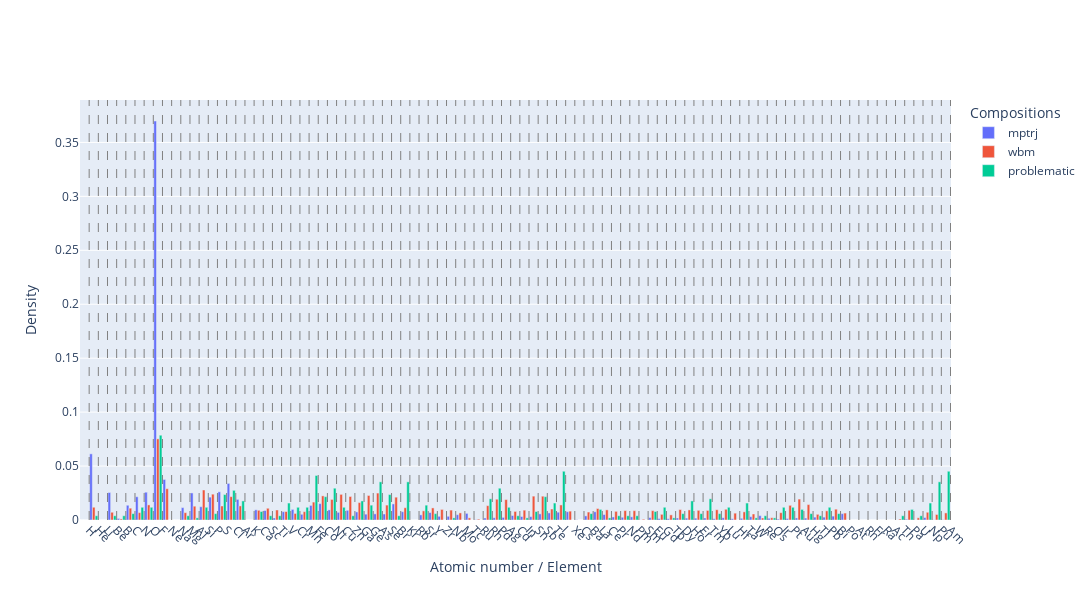

Source (notebook cell):
### Code cell
import numpy as np
import plotly.graph_objects as go


def composition_to_idxs(composition: np.ndarray):
    return np.repeat(np.arange(len(composition)), composition)


def plot_compositions(
    compositions: list[tuple[str, np.ndarray]],
    element_labels=None,
    max_atomic_number: int | None = None,
):
    fig = go.Figure()

    if max_atomic_number is None:
        max_atomic_number = max(len(comp[0]) for _, comp in compositions)

    for name, composition in compositions:
        atomic_numbers_flat = np.concatenate(
            [composition_to_idxs(composition[i]) for i in trange(len(composition))],
            axis=0,
        )
        print(atomic_numbers_flat.shape)

        hist_data = np.histogram(
            atomic_numbers_flat,
            bins=np.arange(max_atomic_number + 1) - 0.5,
            density=True,
        )

        fig.add_trace(
            go.Bar(
                x=hist_data[1][:-1],
                y=hist_data[0],
                name=name,
            )
        )

    # Add vertical lines to separate elements
    for i in range(max_atomic_number):
        fig.add_vline(x=i, line_width=1, line_dash="dash", line_color="gray")

    # Customize x-axis ticks and labels
    if element_labels:
        fig.update_layout(
            xaxis=dict(
                tickmode="array",
                tickvals=list(range(max_atomic_number)),
                ticktext=element_labels[:max_atomic_number],
                tickangle=45,
            )
        )

    fig.update_layout(
        xaxis_title="Atomic number / Element",
        yaxis_title="Density",
        barmode="group",
        legend_title="Compositions",
        width=1200,
        height=600,
        bargap=0.1,
        bargroupgap=0.05,
    )

    fig.show()


# Get element symbols from the package `pymatgen`
from pymatgen.core import Element

element_labels = [Element.from_Z(i).symbol for i in range(1, 119)]


plot_compositions(
    [
        ("mptrj", mptrj["composition"]),
        ("wbm", wbm["composition"]),
        ("problematic", problematic_compositions),
    ],
    element_labels=element_labels,
    max_atomic_number=95,
)

### Figure 1 — Plotly figure (JSON) as saved in the notebook; plotly's stock layout.template omitted (floating-point values rounded to 4 significant figures)
{"data": [{"name": "mptrj", "type": "bar", "x": [-0.5, 0.5, 1.5, 2.5, 3.5, 4.5, 5.5, 6.5, 7.5, 8.5, 9.5, 10.5, 11.5, 12.5, 13.5, 14.5, 15.5, 16.5, 17.5, 18.5, 19.5, 20.5, 21.5, 22.5, 23.5, 24.5, 25.5, 26.5, 27.5, 28.5, 29.5, 30.5, 31.5, 32.5, 33.5, 34.5, 35.5, 36.5, 37.5, 38.5, 39.5, 40.5, 41.5, 42.5, 43.5, 44.5, 45.5, 46.5, 47.5, 48.5, 49.5, 50.5, 51.5, 52.5, 53.5, 54.5, 55.5, 56.5, 57.5, 58.5, 59.5, 60.5, 61.5, 62.5, 63.5, 64.5, 65.5, 66.5, 67.5, 68.5, 69.5, 70.5, 71.5, 72.5, 73.5, 74.5, 75.5, 76.5, 77.5, 78.5, 79.5, 80.5, 81.5, 82.5, 83.5, 84.5, 85.5, 86.5, 87.5, 88.5, 89.5, 90.5, 91.5, 92.5, 93.5], "y": [0, 0.06132, 7.993e-06, 0.02549, 0.00145, 0.01367, 0.02155, 0.02577, 0.3698, 0.03759, 1.42e-07, 0.01147, 0.02508, 0.01232, 0.0212, 0.0261, 0.0339, 0.01911, 3.854e-07, 0.009444, 0.008777, 0.001868, 0.007701, 0.009817, 0.005299, 0.01352, 0.01517, 0.009383, 0.007081, 0.008989, 0.007498, 0.005412, 0.005692, 0.005564, 0.01491, 0.007686, 2.268e-05, 0.004753, 0.006898, 0.003444, 0.003452, 0.004926, 0.006143, 0.0003336, 0.001842, 0.002078, 0.002417, 0.004164, 0.003228, 0.00312, 0.005686, 0.006598, 0.007227, 0.007678, 0.0002572, 0.003812, 0.007652, 0.005063, 0.002817, 0.002527, 0.002929, 0.0001237, 0.002223, 0.001338, 0.001176, 0.001872, 0.001741, 0.00171, 0.001858, 0.001196, 0.002102, 0.001147, 0.001574, 0.003093, 0.00404, 0.001617, 0.000871, 0.001414, 0.00189, 0.001791, 0.002667, 0.00267, 0.003615, 0.005877, 0, 0, 0, 0, 0, 6.512e-05, 0.0007282, 6.134e-05, 0.002243, 0.0002333, 0.0003215]}, {"name": "wbm", "type": "bar", "x": [-0.5, 0.5, 1.5, 2.5, 3.5, 4.5, 5.5, 6.5, 7.5, 8.5, 9.5, 10.5, 11.5, 12.5, 13.5, 14.5, 15.5, 16.5, 17.5, 18.5, 19.5, 20.5, 21.5, 22.5, 23.5, 24.5, 25.5, 26.5, 27.5, 28.5, 29.5, 30.5, 31.5, 32.5, 33.5, 34.5, 35.5, 36.5, 37.5, 38.5, 39.5, 40.5, 41.5, 42.5, 43.5, 44.5, 45.5, 46.5, 47.5, 48.5, 49.5, 50.5, 51.5, 52.5, 53.5, 54.5, 55.5, 56.5, 57.5, 58.5, 59.5, 60.5, 61.5, 62.5, 63.5, 64.5, 65.5, 66.5, 67.5, 68.5, 69.5, 70.5, 71.5, 72.5, 73.5, 74.5, 75.5, 76.5, 77.5, 78.5, 79.5, 80.5, 81.5, 82.5, 83.5, 84.5, 85.5, 86.5, 87.5, 88.5, 89.5, 90.5, 91.5, 92.5, 93.5], "y": [0, 0.01183, 0, 0.007178, 0.0009974, 0.01096, 0.006859, 0.014, 0.07523, 0.02899, 0, 0.006806, 0.01279, 0.02782, 0.02394, 0.013, 0.02167, 0.01307, 0, 0.009002, 0.01088, 0.009294, 0.007863, 0.006071, 0.00772, 0.01662, 0.02235, 0.01907, 0.02377, 0.0218, 0.01613, 0.02274, 0.02497, 0.01383, 0.02116, 0.01139, 0, 0.008467, 0.0112, 0.009801, 0.009192, 0.006582, 0.001977, 0.0008204, 0.01328, 0.01929, 0.01894, 0.007963, 0.009112, 0.02212, 0.02206, 0.01018, 0.01396, 0.008218, 1.003e-06, 0.007373, 0.01062, 0.009388, 0.008025, 0.008713, 0.008637, 0.0007332, 0.008637, 0.005257, 0.004745, 0.009643, 0.009346, 0.008963, 0.00888, 0.009519, 0.009953, 0.006344, 0.007563, 0.005594, 0.001886, 0.002096, 0.006795, 0.0136, 0.01938, 0.01429, 0.005269, 0.008511, 0.01003, 0.00643, 0, 0, 0, 0, 0, 0.0009342, 0.008999, 0.002031, 0.007172, 0.005103, 0.006578]}, {"name": "problematic", "type": "bar", "x": [-0.5, 0.5, 1.5, 2.5, 3.5, 4.5, 5.5, 6.5, 7.5, 8.5, 9.5, 10.5, 11.5, 12.5, 13.5, 14.5, 15.5, 16.5, 17.5, 18.5, 19.5, 20.5, 21.5, 22.5, 23.5, 24.5, 25.5, 26.5, 27.5, 28.5, 29.5, 30.5, 31.5, 32.5, 33.5, 34.5, 35.5, 36.5, 37.5, 38.5, 39.5, 40.5, 41.5, 42.5, 43.5, 44.5, 45.5, 46.5, 47.5, 48.5, 49.5, 50.5, 51.5, 52.5, 53.5, 54.5, 55.5, 56.5, 57.5, 58.5, 59.5, 60.5, 61.5, 62.5, 63.5, 64.5, 65.5, 66.5, 67.5, 68.5, 69.5, 70.5, 71.5, 72.5, 73.5, 74.5, 75.5, 76.5, 77.5, 78.5, 79.5, 80.5, 81.5, 82.5, 83.5, 84.5, 85.5, 86.5, 87.5, 88.5, 89.5, 90.5, 91.5, 92.5, 93.5], "y": [0, 0.003929, 0, 0.003929, 0.003929, 0.005894, 0.01179, 0.01179, 0.07859, 0, 0, 0.003929, 0.001965, 0.01179, 0.005894, 0.02358, 0.0275, 0.01768, 0, 0.007859, 0.003929, 0.003929, 0.01572, 0.01179, 0.01179, 0.04126, 0.02161, 0.02947, 0.01179, 0.003929, 0.01768, 0.01375, 0.03536, 0.02358, 0.003929, 0.03536, 0, 0.01375, 0.005894, 0, 0.001965, 0, 0, 0, 0.01965, 0.02947, 0.01179, 0.003929, 0.001965, 0.007859, 0.02161, 0.01572, 0.04519, 0, 0, 0.005894, 0.009823, 0.001965, 0.003929, 0.003929, 0.003929, 0, 0.007859, 0.01179, 0.001965, 0.005894, 0.01768, 0.005894, 0.01965, 0.005894, 0.01179, 0, 0.01572, 0.001965, 0.003929, 0.001965, 0.01179, 0.01179, 0.009823, 0.005894, 0.003929, 0.01179, 0.005894, 0, 0, 0, 0, 0, 0, 0.003929, 0.009823, 0.003929, 0.01572, 0.03536, 0.04519]}], "layout": {"bargap": 0.1, "bargroupgap": 0.05, "barmode": "group", "height": 600, "legend": {"title": {"text": "Compositions"}}, "shapes": [{"line": {"color": "gray", "dash": "dash", "width": 1}, "type": "line", "x0": 0, "x1": 0, "xref": "x", "y0": 0, "y1": 1, "yref": "y domain"}, {"line": {"color": "gray", "dash": "dash", "width": 1}, "type": "line", "x0": 1, "x1": 1, "xref": "x", "y0": 0, "y1": 1, "yref": "y domain"}, {"line": {"color": "gray", "dash": "dash", "width": 1}, "type": "line", "x0": 2, "x1": 2, "xref": "x", "y0": 0, "y1": 1, "yref": "y domain"}, {"line": {"color": "gray", "dash": "dash", "width": 1}, "type": "line", "x0": 3, "x1": 3, "xref": "x", "y0": 0, "y1": 1, "yref": "y domain"}, {"line": {"color": "gray", "dash": "dash", "width": 1}, "type": "line", "x0": 4, "x1": 4, "xref": "x", "y0": 0, "y1": 1, "yref": "y domain"}, {"line": {"color": "gray", "dash": "dash", "width": 1}, "type": "line", "x0": 5, "x1": 5, "xref": "x", "y0": 0, "y1": 1, "yref": "y domain"}, {"line": {"color": "gray", "dash": "dash", "width": 1}, "type": "line", "x0": 6, "x1": 6, "xref": "x", "y0": 0, "y1": 1, "yref": "y domain"}, {"line": {"color": "gray", "dash": "dash", "width": 1}, "type": "line", "x0": 7, "x1": 7, "xref": "x", "y0": 0, "y1": 1, "yref": "y domain"}, {"line": {"color": "gray", "dash": "dash", "width": 1}, "type": "line", "x0": 8, "x1": 8, "xref": "x", "y0": 0, "y1": 1, "yref": "y domain"}, {"line": {"color": "gray", "dash": "dash", "width": 1}, "type": "line", "x0": 9, "x1": 9, "xref": "x", "y0": 0, "y1": 1, "yref": "y domain"}, {"line": {"color": "gray", "dash": "dash", "width": 1}, "type": "line", "x0": 10, "x1": 10, "xref": "x", "y0": 0, "y1": 1, "yref": "y domain"}, {"line": {"color": "gray", "dash": "dash", "width": 1}, "type": "line", "x0": 11, "x1": 11, "xref": "x", "y0": 0, "y1": 1, "yref": "y domain"}, {"line": {"color": "gray", "dash": "dash", "width": 1}, "type": "line", "x0": 12, "x1": 12, "xref": "x", "y0": 0, "y1": 1, "yref": "y domain"}, {"line": {"color": "gray", "dash": "dash", "width": 1}, "type": "line", "x0": 13, "x1": 13, "xref": "x", "y0": 0, "y1": 1, "yref": "y domain"}, {"line": {"color": "gray", "dash": "dash", "width": 1}, "type": "line", "x0": 14, "x1": 14, "xref": "x", "y0": 0, "y1": 1, "yref": "y domain"}, {"line": {"color": "gray", "dash": "dash", "width": 1}, "type": "line", "x0": 15, "x1": 15, "xref": "x", "y0": 0, "y1": 1, "yref": "y domain"}, {"line": {"color": "gray", "dash": "dash", "width": 1}, "type": "line", "x0": 16, "x1": 16, "xref": "x", "y0": 0, "y1": 1, "yref": "y domain"}, {"line": {"color": "gray", "dash": "dash", "width": 1}, "type": "line", "x0": 17, "x1": 17, "xref": "x", "y0": 0, "y1": 1, "yref": "y domain"}, {"line": {"color": "gray", "dash": "dash", "width": 1}, "type": "line", "x0": 18, "x1": 18, "xref": "x", "y0": 0, "y1": 1, "yref": "y domain"}, {"line": {"color": "gray", "dash": "dash", "width": 1}, "type": "line", "x0": 19, "x1": 19, "xref": "x", "y0": 0, "y1": 1, "yref": "y domain"}, {"line": {"color": "gray", "dash": "dash", "width": 1}, "type": "line", "x0": 20, "x1": 20, "xref": "x", "y0": 0, "y1": 1, "yref": "y domain"}, {"line": {"color": "gray", "dash": "dash", "width": 1}, "type": "line", "x0": 21, "x1": 21, "xref": "x", "y0": 0, "y1": 1, "yref": "y domain"}, {"line": {"color": "gray", "dash": "dash", "width": 1}, "type": "line", "x0": 22, "x1": 22, "xref": "x", "y0": 0, "y1": 1, "yref": "y domain"}, {"line": {"color": "gray", "dash": "dash", "width": 1}, "type": "line", "x0": 23, "x1": 23, "xref": "x", "y0": 0, "y1": 1, "yref": "y domain"}, {"line": {"color": "gray", "dash": "dash", "width": 1}, "type": "line", "x0": 24, "x1": 24, "xref": "x", "y0": 0, "y1": 1, "yref": "y domain"}, {"line": {"color": "gray", "dash": "dash", "width": 1}, "type": "line", "x0": 25, "x1": 25, "xref": "x", "y0": 0, "y1": 1, "yref": "y domain"}, {"line": {"color": "gray", "dash": "dash", "width": 1}, "type": "line", "x0": 26, "x1": 26, "xref": "x", "y0": 0, "y1": 1, "yref": "y domain"}, {"line": {"color": "gray", "dash": "dash", "width": 1}, "type": "line", "x0": 27, "x1": 27, "xref": "x", "y0": 0, "y1": 1, "yref": "y domain"}, {"line": {"color": "gray", "dash": "dash", "width": 1}, "type": "line", "x0": 28, "x1": 28, "xref": "x", "y0": 0, "y1": 1, "yref": "y domain"}, {"line": {"color": "gray", "dash": "dash", "width": 1}, "type": "line", "x0": 29, "x1": 29, "xref": "x", "y0": 0, "y1": 1, "yref": "y domain"}, {"line": {"color": "gray", "dash": "dash", "width": 1}, "type": "line", "x0": 30, "x1": 30, "xref": "x", "y0": 0, "y1": 1, "yref": "y domain"}, {"line": {"color": "gray", "dash": "dash", "width": 1}, "type": "line", "x0": 31, "x1": 31, "xref": "x", "y0": 0, "y1": 1, "yref": "y domain"}, {"line": {"color": "gray", "dash": "dash", "width": 1}, "type": "line", "x0": 32, "x1": 32, "xref": "x", "y0": 0, "y1": 1, "yref": "y domain"}, {"line": {"color": "gray", "dash": "dash", "width": 1}, "type": "line", "x0": 33, "x1": 33, "xref": "x", "y0": 0, "y1": 1, "yref": "y domain"}, {"line": {"color": "gray", "dash": "dash", "width": 1}, "type": "line", "x0": 34, "x1": 34, "xref": "x", "y0": 0, "y1": 1, "yref": "y domain"}, {"line": {"color": "gray", "dash": "dash", "width": 1}, "type": "line", "x0": 35, "x1": 35, "xref": "x", "y0": 0, "y1": 1, "yref": "y domain"}, {"line": {"color": "gray", "dash": "dash", "width": 1}, "type": "line", "x0": 36, "x1": 36, "xref": "x", "y0": 0, "y1": 1, "yref": "y domain"}, {"line": {"color": "gray", "dash": "dash", "width": 1}, "type": "line", "x0": 37, "x1": 37, "xref": "x", "y0": 0, "y1": 1, "yref": "y domain"}, {"line": {"color": "gray", "dash": "dash", "width": 1}, "type": "line", "x0": 38, "x1": 38, "xref": "x", "y0": 0, "y1": 1, "yref": "y domain"}, {"line": {"color": "gray", "dash": "dash", "width": 1}, "type": "line", "x0": 39, "x1": 39, "xref": "x", "y0": 0, "y1": 1, "yref": "y domain"}, {"line": {"color": "gray", "dash": "dash", "width": 1}, "type": "line", "x0": 40, "x1": 40, "xref": "x", "y0": 0, "y1": 1, "yref": "y domain"}, {"line": {"color": "gray", "dash": "dash", "width": 1}, "type": "line", "x0": 41, "x1": 41, "xref": "x", "y0": 0, "y1": 1, "yref": "y domain"}, {"line": {"color": "gray", "dash": "dash", "width": 1}, "type": "line", "x0": 42, "x1": 42, "xref": "x", "y0": 0, "y1": 1, "yref": "y domain"}, {"line": {"color": "gray", "dash": "dash", "width": 1}, "type": "line", "x0": 43, "x1": 43, "xref": "x", "y0": 0, "y1": 1, "yref": "y domain"}, {"line": {"color": "gray", "dash": "dash", "width": 1}, "type": "line", "x0": 44, "x1": 44, "xref": "x", "y0": 0, "y1": 1, "yref": "y domain"}, {"line": {"color": "gray", "dash": "dash", "width": 1}, "type": "line", "x0": 45, "x1": 45, "xref": "x", "y0": 0, "y1": 1, "yref": "y domain"}, {"line": {"color": "gray", "dash": "dash", "width": 1}, "type": "line", "x0": 46, "x1": 46, "xref": "x", "y0": 0, "y1": 1, "yref": "y domain"}, {"line": {"color": "gray", "dash": "dash", "width": 1}, "type": "line", "x0": 47, "x1": 47, "xref": "x", "y0": 0, "y1": 1, "yref": "y domain"}, {"line": {"color": "gray", "dash": "dash", "width": 1}, "type": "line", "x0": 48, "x1": 48, "xref": "x", "y0": 0, "y1": 1, "yref": "y domain"}, {"line": {"color": "gray", "dash": "dash", "width": 1}, "type": "line", "x0": 49, "x1": 49, "xref": "x", "y0": 0, "y1": 1, "yref": "y domain"}, {"line": {"color": "gray", "dash": "dash", "width": 1}, "type": "line", "x0": 50, "x1": 50, "xref": "x", "y0": 0, "y1": 1, "yref": "y domain"}, {"line": {"color": "gray", "dash": "dash", "width": 1}, "type": "line", "x0": 51, "x1": 51, "xref": "x", "y0": 0, "y1": 1, "yref": "y domain"}, {"line": {"color": "gray", "dash": "dash", "width": 1}, "type": "line", "x0": 52, "x1": 52, "xref": "x", "y0": 0, "y1": 1, "yref": "y domain"}, {"line": {"color": "gray", "dash": "dash", "width": 1}, "type": "line", "x0": 53, "x1": 53, "xref": "x", "y0": 0, "y1": 1, "yref": "y domain"}, {"line": {"color": "gray", "dash": "dash", "width": 1}, "type": "line", "x0": 54, "x1": 54, "xref": "x", "y0": 0, "y1": 1, "yref": "y domain"}, {"line": {"color": "gray", "dash": "dash", "width": 1}, "type": "line", "x0": 55, "x1": 55, "xref": "x", "y0": 0, "y1": 1, "yref": "y domain"}, {"line": {"color": "gray", "dash": "dash", "width": 1}, "type": "line", "x0": 56, "x1": 56, "xref": "x", "y0": 0, "y1": 1, "yref": "y domain"}, {"line": {"color": "gray", "dash": "dash", "width": 1}, "type": "line", "x0": 57, "x1": 57, "xref": "x", "y0": 0, "y1": 1, "yref": "y domain"}, {"line": {"color": "gray", "dash": "dash", "width": 1}, "type": "line", "x0": 58, "x1": 58, "xref": "x", "y0": 0, "y1": 1, "yref": "y domain"}, {"line": {"color": "gray", "dash": "dash", "width": 1}, "type": "line", "x0": 59, "x1": 59, "xref": "x", "y0": 0, "y1": 1, "yref": "y domain"}, {"line": {"color": "gray", "dash": "dash", "width": 1}, "type": "line", "x0": 60, "x1": 60, "xref": "x", "y0": 0, "y1": 1, "yref": "y domain"}, {"line": {"color": "gray", "dash": "dash", "width": 1}, "type": "line", "x0": 61, "x1": 61, "xref": "x", "y0": 0, "y1": 1, "yref": "y domain"}, {"line": {"color": "gray", "dash": "dash", "width": 1}, "type": "line", "x0": 62, "x1": 62, "xref": "x", "y0": 0, "y1": 1, "yref": "y domain"}, {"line": {"color": "gray", "dash": "dash", "width": 1}, "type": "line", "x0": 63, "x1": 63, "xref": "x", "y0": 0, "y1": 1, "yref": "y domain"}, {"line": {"color": "gray", "dash": "dash", "width": 1}, "type": "line", "x0": 64, "x1": 64, "xref": "x", "y0": 0, "y1": 1, "yref": "y domain"}, {"line": {"color": "gray", "dash": "dash", "width": 1}, "type": "line", "x0": 65, "x1": 65, "xref": "x", "y0": 0, "y1": 1, "yref": "y domain"}, {"line": {"color": "gray", "dash": "dash", "width": 1}, "type": "line", "x0": 66, "x1": 66, "xref": "x", "y0": 0, "y1": 1, "yref": "y domain"}, {"line": {"color": "gray", "dash": "dash", "width": 1}, "type": "line", "x0": 67, "x1": 67, "xref": "x", "y0": 0, "y1": 1, "yref": "y domain"}, {"line": {"color": "gray", "dash": "dash", "width": 1}, "type": "line", "x0": 68, "x1": 68, "xref": "x", "y0": 0, "y1": 1, "yref": "y domain"}, {"line": {"color": "gray", "dash": "dash", "width": 1}, "type": "line", "x0": 69, "x1": 69, "xref": "x", "y0": 0, "y1": 1, "yref": "y domain"}, {"line": {"color": "gray", "dash": "dash", "width": 1}, "type": "line", "x0": 70, "x1": 70, "xref": "x", "y0": 0, "y1": 1, "yref": "y domain"}, {"line": {"color": "gray", "dash": "dash", "width": 1}, "type": "line", "x0": 71, "x1": 71, "xref": "x", "y0": 0, "y1": 1, "yref": "y domain"}, {"line": {"color": "gray", "dash": "dash", "width": 1}, "type": "line", "x0": 72, "x1": 72, "xref": "x", "y0": 0, "y1": 1, "yref": "y domain"}, {"line": {"color": "gray", "dash": "dash", "width": 1}, "type": "line", "x0": 73, "x1": 73, "xref": "x", "y0": 0, "y1": 1, "yref": "y domain"}, {"line": {"color": "gray", "dash": "dash", "width": 1}, "type": "line", "x0": 74, "x1": 74, "xref": "x", "y0": 0, "y1": 1, "yref": "y domain"}, {"line": {"color": "gray", "dash": "dash", "width": 1}, "type": "line", "x0": 75, "x1": 75, "xref": "x", "y0": 0, "y1": 1, "yref": "y domain"}, {"line": {"color": "gray", "dash": "dash", "width": 1}, "type": "line", "x0": 76, "x1": 76, "xref": "x", "y0": 0, "y1": 1, "yref": "y domain"}, {"line": {"color": "gray", "dash": "dash", "width": 1}, "type": "line", "x0": 77, "x1": 77, "xref": "x", "y0": 0, "y1": 1, "yref": "y domain"}, {"line": {"color": "gray", "dash": "dash", "width": 1}, "type": "line", "x0": 78, "x1": 78, "xref": "x", "y0": 0, "y1": 1, "yref": "y domain"}, {"line": {"color": "gray", "dash": "dash", "width": 1}, "type": "line", "x0": 79, "x1": 79, "xref": "x", "y0": 0, "y1": 1, "yref": "y domain"}, {"line": {"color": "gray", "dash": "dash", "width": 1}, "type": "line", "x0": 80, "x1": 80, "xref": "x", "y0": 0, "y1": 1, "yref": "y domain"}, {"line": {"color": "gray", "dash": "dash", "width": 1}, "type": "line", "x0": 81, "x1": 81, "xref": "x", "y0": 0, "y1": 1, "yref": "y domain"}, {"line": {"color": "gray", "dash": "dash", "width": 1}, "type": "line", "x0": 82, "x1": 82, "xref": "x", "y0": 0, "y1": 1, "yref": "y domain"}, {"line": {"color": "gray", "dash": "dash", "width": 1}, "type": "line", "x0": 83, "x1": 83, "xref": "x", "y0": 0, "y1": 1, "yref": "y domain"}, {"line": {"color": "gray", "dash": "dash", "width": 1}, "type": "line", "x0": 84, "x1": 84, "xref": "x", "y0": 0, "y1": 1, "yref": "y domain"}, {"line": {"color": "gray", "dash": "dash", "width": 1}, "type": "line", "x0": 85, "x1": 85, "xref": "x", "y0": 0, "y1": 1, "yref": "y domain"}, {"line": {"color": "gray", "dash": "dash", "width": 1}, "type": "line", "x0": 86, "x1": 86, "xref": "x", "y0": 0, "y1": 1, "yref": "y domain"}, {"line": {"color": "gray", "dash": "dash", "width": 1}, "type": "line", "x0": 87, "x1": 87, "xref": "x", "y0": 0, "y1": 1, "yref": "y domain"}, {"line": {"color": "gray", "dash": "dash", "width": 1}, "type": "line", "x0": 88, "x1": 88, "xref": "x", "y0": 0, "y1": 1, "yref": "y domain"}, {"line": {"color": "gray", "dash": "dash", "width": 1}, "type": "line", "x0": 89, "x1": 89, "xref": "x", "y0": 0, "y1": 1, "yref": "y domain"}, {"line": {"color": "gray", "dash": "dash", "width": 1}, "type": "line", "x0": 90, "x1": 90, "xref": "x", "y0": 0, "y1": 1, "yref": "y domain"}, {"line": {"color": "gray", "dash": "dash", "width": 1}, "type": "line", "x0": 91, "x1": 91, "xref": "x", "y0": 0, "y1": 1, "yref": "y domain"}, {"line": {"color": "gray", "dash": "dash", "width": 1}, "type": "line", "x0": 92, "x1": 92, "xref": "x", "y0": 0, "y1": 1, "yref": "y domain"}, {"line": {"color": "gray", "dash": "dash", "width": 1}, "type": "line", "x0": 93, "x1": 93, "xref": "x", "y0": 0, "y1": 1, "yref": "y domain"}, {"line": {"color": "gray", "dash": "dash", "width": 1}, "type": "line", "x0": 94, "x1": 94, "xref": "x", "y0": 0, "y1": 1, "yref": "y domain"}], "width": 1200, "xaxis": {"tickangle": 45, "tickmode": "array", "ticktext": ["H", "He", "Li", "Be", "B", "C", "N", "O", "F", "Ne", "Na", "Mg", "Al", "Si", "P", "S", "Cl", "Ar", "K", "Ca", "Sc", "Ti", "V", "Cr", "Mn", "Fe", "Co", "Ni", "Cu", "Zn", "Ga", "Ge", "As", "Se", "Br", "Kr", "Rb", "Sr", "Y", "Zr", "Nb", "Mo", "Tc", "Ru", "Rh", "Pd", "Ag", "Cd", "In", "Sn", "Sb", "Te", "I", "Xe", "Cs", "Ba", "La", "Ce", "Pr", "Nd", "Pm", "Sm", "Eu", "Gd", "Tb", "Dy", "Ho", "Er", "Tm", "Yb", "Lu", "Hf", "Ta", "W", "Re", "Os", "Ir", "Pt", "Au", "Hg", "Tl", "Pb", "Bi", "Po", "At", "Rn", "Fr", "Ra", "Ac", "Th", "Pa", "U", "Np", "Pu", "Am"], "tickvals": [0, 1, 2, 3, 4, 5, 6, 7, 8, 9, 10, 11, 12, 13, 14, 15, 16, 17, 18, 19, 20, 21, 22, 23, 24, 25, 26, 27, 28, 29, 30, 31, 32, 33, 34, 35, 36, 37, 38, 39, 40, 41, 42, 43, 44, 45, 46, 47, 48, 49, 50, 51, 52, 53, 54, 55, 56, 57, 58, 59, 60, 61, 62, 63, 64, 65, 66, 67, 68, 69, 70, 71, 72, 73, 74, 75, 76, 77, 78, 79, 80, 81, 82, 83, 84, 85, 86, 87, 88, 89, 90, 91, 92, 93, 94], "title": {"text": "Atomic number / Element"}}, "yaxis": {"title": {"text": "Density"}}}}
